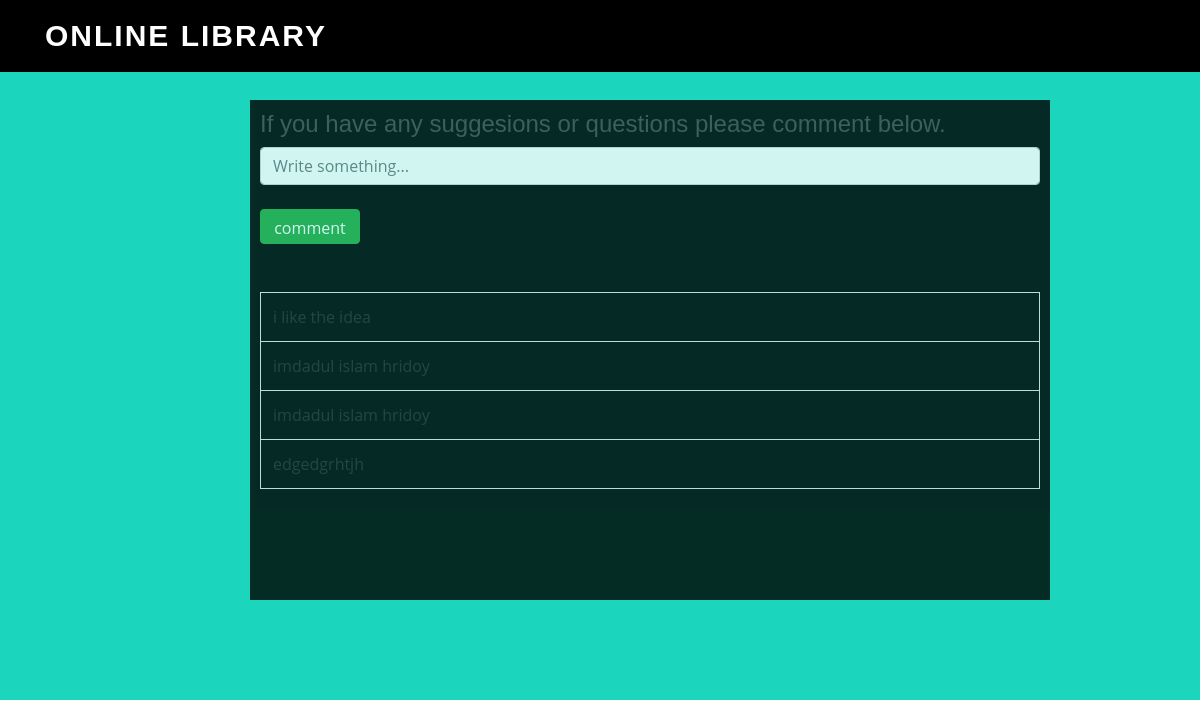
Screenshot of /student/feedback.php with the database file from the repository.
### tables this page shows
CREATE TABLE `comments` (
  `id` int(10) NOT NULL,
  `comment` varchar(255) DEFAULT NULL
);

### student/feedback.php (the view, shortened to what this page needs)
<?php
  include('../assets/layout/navbar.php');;
  include "connection.php";
?>
<!DOCTYPE html>
<html>
<head>
</head>
<body>
<section>
<div class="sec">
<div class="con">
<h4>If you have any suggesions or questions please comment below.</h4>
<form  method="post" action="<?php echo $_SERVER["PHP_SELF"];?>">
	<input class="form-control" type="text" name="comment" placeholder="Write something..."><br>
	<input class="btn btn-success" type="submit" name="submit" value="comment" style="width: 100px; height: 35px;">
</form>
<br><br>
<div class="scroll">
	<?php
		if(isset($_POST['submit']))
		{
			$comment = $_POST['comment'];
			$sql = "INSERT INTO comments (comment) VALUES ('$comment')";
			$status = mysqli_query($db, $sql);
			if($status)
			{
				$q = "SELECT * FROM comments ORDER BY comments.`id` DESC";
				$res = mysqli_query($db,$q);
				while ($row = mysqli_fetch_assoc($res))
				{ ?>
					<table>
					<tr>
					<td>
					<?php echo $row['comment']; ?>
					</td>
					</tr>
					</table>
				<?php
				}
			 }
		}
			else{
				$q = "SELECT * FROM `comments` ORDER BY `comments`.`id` DESC";
				$res = mysqli_query($db,$q);
				echo "<table class='table table-bordered'>";
				while ($row=mysqli_fetch_assoc($res))
				{
					echo "<tr>";
						echo "<td>"; echo $row['comment']; echo "</td>";
					echo "</tr>";
				}
			}
	?>
	</div>
	</div>
</div>
</section>
</body>
</html>

### assets/layout/style.css (style rules this page uses)
body { font-family: "Open Sans", sans-serif; color: #444444; }
h1, h2, h3, h4, h5, h6 { font-family: "Raleway", sans-serif; }
.sec { height: 700px; width: 100%; }

### student/feedback.php (style rules this page uses)
.sec { height: 700px; width: 100%; background-color: #1bd6bc; }
.con { text-align: left; position: absolute; top: 100px; left: 250px; padding: 10px; width:800px; height: 500px; background-color: black; opacity: .8; color: white: ; }
.scroll { width: 100%; height: 300px; overflow: auto; color: white; }

### rows the page displays
comments: comment "i like the idea"
comments: comment "imdadul islam hridoy"
comments: comment "imdadul islam hridoy"
comments: comment "edgedgrhtjh"
